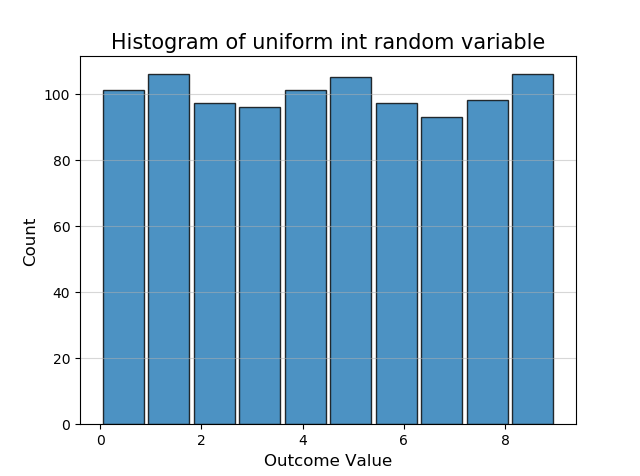

This chart was generated by the following Python code:
import numpy as np
import matplotlib.pyplot as plt

M = 10
sample_size = 1000
sample = np.random.randint(M,size=sample_size)

plt.hist(sample,bins=10,rwidth=0.9,alpha=0.8,edgecolor='black')
plt.xlabel('Outcome Value',fontsize=12)
plt.ylabel('Count',fontsize=12)
plt.title('Histogram of uniform int random variable',fontsize=15)
plt.grid(axis='y',alpha=0.5)
plt.show()
